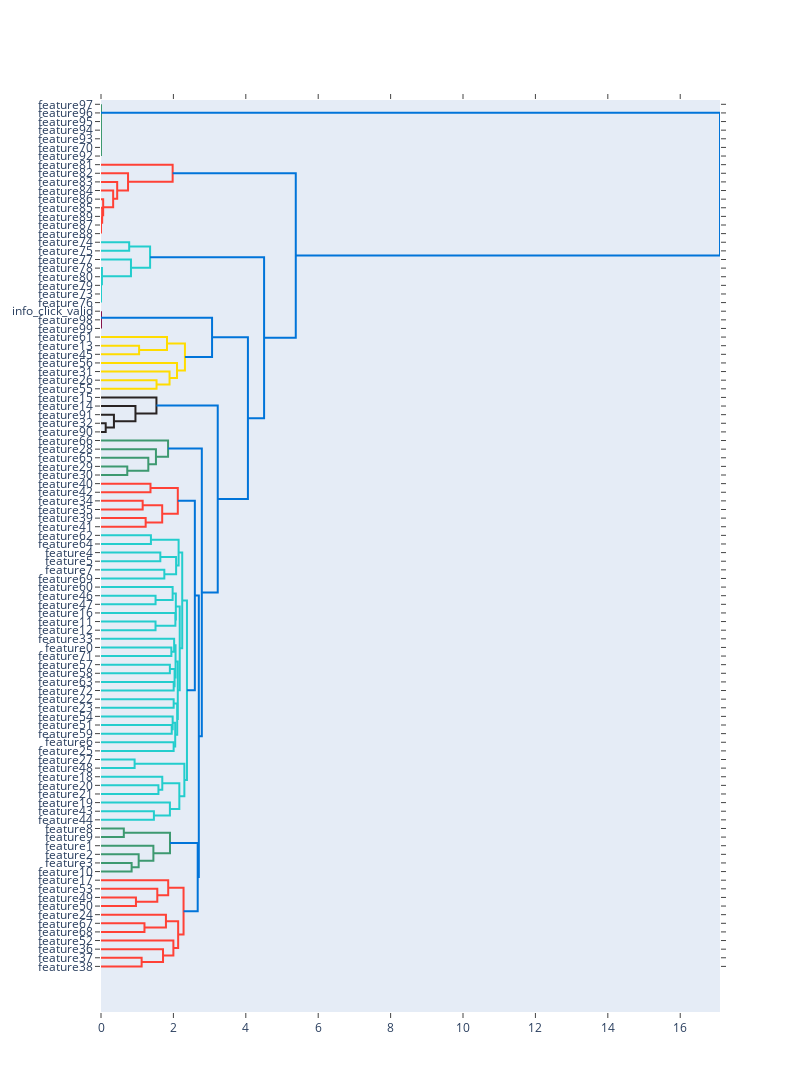

The cell this chart's notebook holds for it:
### Code cell
# plot interactive dendrogram

import plotly.figure_factory as ff

fig = ff.create_dendrogram(Z, orientation='left', labels=labels, color_threshold=2.5)
fig.update_layout(width=800, height=2000)
fig.show()
fig.write_html('img/dendrogram.html')

### Figure 1 — Plotly figure (JSON) as saved in the notebook; plotly's stock layout.template omitted (floating-point values rounded to 4 significant figures)
{"data": [{"hoverinfo": "text", "marker": {"color": "rgb(61,153,112)"}, "mode": "lines", "x": [0.0, 0.0, 0.0, 0.0], "xaxis": "x", "y": [-55.0, -55.0, -65.0, -65.0], "yaxis": "y", "type": "scatter"}, {"hoverinfo": "text", "marker": {"color": "rgb(61,153,112)"}, "mode": "lines", "x": [0.0, 0.0, 0.0, 0.0], "xaxis": "x", "y": [-45.0, -45.0, -60.0, -60.0], "yaxis": "y", "type": "scatter"}, {"hoverinfo": "text", "marker": {"color": "rgb(61,153,112)"}, "mode": "lines", "x": [0.0, 0.0, 0.0, 0.0], "xaxis": "x", "y": [-35.0, -35.0, -52.5, -52.5], "yaxis": "y", "type": "scatter"}, {"hoverinfo": "text", "marker": {"color": "rgb(61,153,112)"}, "mode": "lines", "x": [0.0, 0.0, 0.0, 0.0], "xaxis": "x", "y": [-25.0, -25.0, -43.75, -43.75], "yaxis": "y", "type": "scatter"}, {"hoverinfo": "text", "marker": {"color": "rgb(61,153,112)"}, "mode": "lines", "x": [0.0, 0.0, 0.0, 0.0], "xaxis": "x", "y": [-15.0, -15.0, -34.38, -34.38], "yaxis": "y", "type": "scatter"}, {"hoverinfo": "text", "marker": {"color": "rgb(61,153,112)"}, "mode": "lines", "x": [0.0, 0.0, 0.0, 0.0], "xaxis": "x", "y": [-5.0, -5.0, -24.69, -24.69], "yaxis": "y", "type": "scatter"}, {"hoverinfo": "text", "marker": {"color": "rgb(255,65,54)"}, "mode": "lines", "x": [0.0, 0.0, 0.0, 0.0], "xaxis": "x", "y": [-145.0, -145.0, -155.0, -155.0], "yaxis": "y", "type": "scatter"}, {"hoverinfo": "text", "marker": {"color": "rgb(255,65,54)"}, "mode": "lines", "x": [0.0, 0.0, 0.0, 0.0], "xaxis": "x", "y": [-135.0, -135.0, -150.0, -150.0], "yaxis": "y", "type": "scatter"}, {"hoverinfo": "text", "marker": {"color": "rgb(255,65,54)"}, "mode": "lines", "x": [0.0, 0.03242, 0.03242, 0.0], "xaxis": "x", "y": [-125.0, -125.0, -142.5, -142.5], "yaxis": "y", "type": "scatter"}, {"hoverinfo": "text", "marker": {"color": "rgb(255,65,54)"}, "mode": "lines", "x": [0.0, 0.05999, 0.05999, 0.03242], "xaxis": "x", "y": [-115.0, -115.0, -133.8, -133.8], "yaxis": "y", "type": "scatter"}, {"hoverinfo": "text", "marker": {"color": "rgb(255,65,54)"}, "mode": "lines", "x": [0.0, 0.3357, 0.3357, 0.05999], "xaxis": "x", "y": [-105.0, -105.0, -124.4, -124.4], "yaxis": "y", "type": "scatter"}, {"hoverinfo": "text", "marker": {"color": "rgb(255,65,54)"}, "mode": "lines", "x": [0.0, 0.447, 0.447, 0.3357], "xaxis": "x", "y": [-95.0, -95.0, -114.7, -114.7], "yaxis": "y", "type": "scatter"}, {"hoverinfo": "text", "marker": {"color": "rgb(255,65,54)"}, "mode": "lines", "x": [0.0, 0.747, 0.747, 0.447], "xaxis": "x", "y": [-85.0, -85.0, -104.8, -104.8], "yaxis": "y", "type": "scatter"}, {"hoverinfo": "text", "marker": {"color": "rgb(255,65,54)"}, "mode": "lines", "x": [0.0, 1.979, 1.979, 0.747], "xaxis": "x", "y": [-75.0, -75.0, -94.92, -94.92], "yaxis": "y", "type": "scatter"}, {"hoverinfo": "text", "marker": {"color": "rgb(35,205,205)"}, "mode": "lines", "x": [0.0, 0.7784, 0.7784, 0.0], "xaxis": "x", "y": [-165.0, -165.0, -175.0, -175.0], "yaxis": "y", "type": "scatter"}, {"hoverinfo": "text", "marker": {"color": "rgb(35,205,205)"}, "mode": "lines", "x": [0.0, 0.0, 0.0, 0.0], "xaxis": "x", "y": [-225.0, -225.0, -235.0, -235.0], "yaxis": "y", "type": "scatter"}, {"hoverinfo": "text", "marker": {"color": "rgb(35,205,205)"}, "mode": "lines", "x": [0.0, 0.0, 0.0, 0.0], "xaxis": "x", "y": [-215.0, -215.0, -230.0, -230.0], "yaxis": "y", "type": "scatter"}, {"hoverinfo": "text", "marker": {"color": "rgb(35,205,205)"}, "mode": "lines", "x": [0.0, 0.0, 0.0, 0.0], "xaxis": "x", "y": [-205.0, -205.0, -222.5, -222.5], "yaxis": "y", "type": "scatter"}, {"hoverinfo": "text", "marker": {"color": "rgb(35,205,205)"}, "mode": "lines", "x": [0.0, 0.02533, 0.02533, 0.0], "xaxis": "x", "y": [-195.0, -195.0, -213.8, -213.8], "yaxis": "y", "type": "scatter"}, {"hoverinfo": "text", "marker": {"color": "rgb(35,205,205)"}, "mode": "lines", "x": [0.0, 0.8279, 0.8279, 0.02533], "xaxis": "x", "y": [-185.0, -185.0, -204.4, -204.4], "yaxis": "y", "type": "scatter"}, {"hoverinfo": "text", "marker": {"color": "rgb(35,205,205)"}, "mode": "lines", "x": [0.7784, 1.356, 1.356, 0.8279], "xaxis": "x", "y": [-170.0, -170.0, -194.7, -194.7], "yaxis": "y", "type": "scatter"}, {"hoverinfo": "text", "marker": {"color": "rgb(133,20,75)"}, "mode": "lines", "x": [0.0, 0.0, 0.0, 0.0], "xaxis": "x", "y": [-255.0, -255.0, -265.0, -265.0], "yaxis": "y", "type": "scatter"}, {"hoverinfo": "text", "marker": {"color": "rgb(133,20,75)"}, "mode": "lines", "x": [0.0, 2.22e-16, 2.22e-16, 0.0], "xaxis": "x", "y": [-245.0, -245.0, -260.0, -260.0], "yaxis": "y", "type": "scatter"}, {"hoverinfo": "text", "marker": {"color": "rgb(255,220,0)"}, "mode": "lines", "x": [0.0, 1.052, 1.052, 0.0], "xaxis": "x", "y": [-285.0, -285.0, -295.0, -295.0], "yaxis": "y", "type": "scatter"}, {"hoverinfo": "text", "marker": {"color": "rgb(255,220,0)"}, "mode": "lines", "x": [0.0, 1.823, 1.823, 1.052], "xaxis": "x", "y": [-275.0, -275.0, -290.0, -290.0], "yaxis": "y", "type": "scatter"}, {"hoverinfo": "text", "marker": {"color": "rgb(255,220,0)"}, "mode": "lines", "x": [0.0, 1.534, 1.534, 0.0], "xaxis": "x", "y": [-325.0, -325.0, -335.0, -335.0], "yaxis": "y", "type": "scatter"}, {"hoverinfo": "text", "marker": {"color": "rgb(255,220,0)"}, "mode": "lines", "x": [0.0, 1.894, 1.894, 1.534], "xaxis": "x", "y": [-315.0, -315.0, -330.0, -330.0], "yaxis": "y", "type": "scatter"}, {"hoverinfo": "text", "marker": {"color": "rgb(255,220,0)"}, "mode": "lines", "x": [0.0, 2.1, 2.1, 1.894], "xaxis": "x", "y": [-305.0, -305.0, -322.5, -322.5], "yaxis": "y", "type": "scatter"}, {"hoverinfo": "text", "marker": {"color": "rgb(255,220,0)"}, "mode": "lines", "x": [1.823, 2.319, 2.319, 2.1], "xaxis": "x", "y": [-282.5, -282.5, -313.8, -313.8], "yaxis": "y", "type": "scatter"}, {"hoverinfo": "text", "marker": {"color": "rgb(0,116,217)"}, "mode": "lines", "x": [2.22e-16, 3.068, 3.068, 2.319], "xaxis": "x", "y": [-252.5, -252.5, -298.1, -298.1], "yaxis": "y", "type": "scatter"}, {"hoverinfo": "text", "marker": {"color": "rgb(40,35,35)"}, "mode": "lines", "x": [0.0, 0.1298, 0.1298, 0.0], "xaxis": "x", "y": [-375.0, -375.0, -385.0, -385.0], "yaxis": "y", "type": "scatter"}, {"hoverinfo": "text", "marker": {"color": "rgb(40,35,35)"}, "mode": "lines", "x": [0.0, 0.3572, 0.3572, 0.1298], "xaxis": "x", "y": [-365.0, -365.0, -380.0, -380.0], "yaxis": "y", "type": "scatter"}, {"hoverinfo": "text", "marker": {"color": "rgb(40,35,35)"}, "mode": "lines", "x": [0.0, 0.9518, 0.9518, 0.3572], "xaxis": "x", "y": [-355.0, -355.0, -372.5, -372.5], "yaxis": "y", "type": "scatter"}, {"hoverinfo": "text", "marker": {"color": "rgb(40,35,35)"}, "mode": "lines", "x": [0.0, 1.531, 1.531, 0.9518], "xaxis": "x", "y": [-345.0, -345.0, -363.8, -363.8], "yaxis": "y", "type": "scatter"}, {"hoverinfo": "text", "marker": {"color": "rgb(61,153,112)"}, "mode": "lines", "x": [0.0, 0.726, 0.726, 0.0], "xaxis": "x", "y": [-425.0, -425.0, -435.0, -435.0], "yaxis": "y", "type": "scatter"}, {"hoverinfo": "text", "marker": {"color": "rgb(61,153,112)"}, "mode": "lines", "x": [0.0, 1.307, 1.307, 0.726], "xaxis": "x", "y": [-415.0, -415.0, -430.0, -430.0], "yaxis": "y", "type": "scatter"}, {"hoverinfo": "text", "marker": {"color": "rgb(61,153,112)"}, "mode": "lines", "x": [0.0, 1.518, 1.518, 1.307], "xaxis": "x", "y": [-405.0, -405.0, -422.5, -422.5], "yaxis": "y", "type": "scatter"}, {"hoverinfo": "text", "marker": {"color": "rgb(61,153,112)"}, "mode": "lines", "x": [0.0, 1.853, 1.853, 1.518], "xaxis": "x", "y": [-395.0, -395.0, -413.8, -413.8], "yaxis": "y", "type": "scatter"}, {"hoverinfo": "text", "marker": {"color": "rgb(255,65,54)"}, "mode": "lines", "x": [0.0, 1.367, 1.367, 0.0], "xaxis": "x", "y": [-445.0, -445.0, -455.0, -455.0], "yaxis": "y", "type": "scatter"}, {"hoverinfo": "text", "marker": {"color": "rgb(255,65,54)"}, "mode": "lines", "x": [0.0, 1.151, 1.151, 0.0], "xaxis": "x", "y": [-465.0, -465.0, -475.0, -475.0], "yaxis": "y", "type": "scatter"}, {"hoverinfo": "text", "marker": {"color": "rgb(255,65,54)"}, "mode": "lines", "x": [0.0, 1.234, 1.234, 0.0], "xaxis": "x", "y": [-485.0, -485.0, -495.0, -495.0], "yaxis": "y", "type": "scatter"}, {"hoverinfo": "text", "marker": {"color": "rgb(255,65,54)"}, "mode": "lines", "x": [1.151, 1.69, 1.69, 1.234], "xaxis": "x", "y": [-470.0, -470.0, -490.0, -490.0], "yaxis": "y", "type": "scatter"}, {"hoverinfo": "text", "marker": {"color": "rgb(255,65,54)"}, "mode": "lines", "x": [1.367, 2.122, 2.122, 1.69], "xaxis": "x", "y": [-450.0, -450.0, -480.0, -480.0], "yaxis": "y", "type": "scatter"}, {"hoverinfo": "text", "marker": {"color": "rgb(35,205,205)"}, "mode": "lines", "x": [0.0, 1.379, 1.379, 0.0], "xaxis": "x", "y": [-505.0, -505.0, -515.0, -515.0], "yaxis": "y", "type": "scatter"}, {"hoverinfo": "text", "marker": {"color": "rgb(35,205,205)"}, "mode": "lines", "x": [0.0, 1.639, 1.639, 0.0], "xaxis": "x", "y": [-525.0, -525.0, -535.0, -535.0], "yaxis": "y", "type": "scatter"}, {"hoverinfo": "text", "marker": {"color": "rgb(35,205,205)"}, "mode": "lines", "x": [0.0, 1.75, 1.75, 0.0], "xaxis": "x", "y": [-545.0, -545.0, -555.0, -555.0], "yaxis": "y", "type": "scatter"}, {"hoverinfo": "text", "marker": {"color": "rgb(35,205,205)"}, "mode": "lines", "x": [1.639, 2.075, 2.075, 1.75], "xaxis": "x", "y": [-530.0, -530.0, -550.0, -550.0], "yaxis": "y", "type": "scatter"}, {"hoverinfo": "text", "marker": {"color": "rgb(35,205,205)"}, "mode": "lines", "x": [1.379, 2.144, 2.144, 2.075], "xaxis": "x", "y": [-510.0, -510.0, -540.0, -540.0], "yaxis": "y", "type": "scatter"}, {"hoverinfo": "text", "marker": {"color": "rgb(35,205,205)"}, "mode": "lines", "x": [0.0, 1.507, 1.507, 0.0], "xaxis": "x", "y": [-575.0, -575.0, -585.0, -585.0], "yaxis": "y", "type": "scatter"}, {"hoverinfo": "text", "marker": {"color": "rgb(35,205,205)"}, "mode": "lines", "x": [0.0, 1.979, 1.979, 1.507], "xaxis": "x", "y": [-565.0, -565.0, -580.0, -580.0], "yaxis": "y", "type": "scatter"}, {"hoverinfo": "text", "marker": {"color": "rgb(35,205,205)"}, "mode": "lines", "x": [0.0, 1.506, 1.506, 0.0], "xaxis": "x", "y": [-605.0, -605.0, -615.0, -615.0], "yaxis": "y", "type": "scatter"}, {"hoverinfo": "text", "marker": {"color": "rgb(35,205,205)"}, "mode": "lines", "x": [0.0, 2.055, 2.055, 1.506], "xaxis": "x", "y": [-595.0, -595.0, -610.0, -610.0], "yaxis": "y", "type": "scatter"}, {"hoverinfo": "text", "marker": {"color": "rgb(35,205,205)"}, "mode": "lines", "x": [1.979, 2.067, 2.067, 2.055], "xaxis": "x", "y": [-572.5, -572.5, -602.5, -602.5], "yaxis": "y", "type": "scatter"}, {"hoverinfo": "text", "marker": {"color": "rgb(35,205,205)"}, "mode": "lines", "x": [0.0, 1.943, 1.943, 0.0], "xaxis": "x", "y": [-635.0, -635.0, -645.0, -645.0], "yaxis": "y", "type": "scatter"}, {"hoverinfo": "text", "marker": {"color": "rgb(35,205,205)"}, "mode": "lines", "x": [0.0, 2.02, 2.02, 1.943], "xaxis": "x", "y": [-625.0, -625.0, -640.0, -640.0], "yaxis": "y", "type": "scatter"}, {"hoverinfo": "text", "marker": {"color": "rgb(35,205,205)"}, "mode": "lines", "x": [0.0, 1.902, 1.902, 0.0], "xaxis": "x", "y": [-655.0, -655.0, -665.0, -665.0], "yaxis": "y", "type": "scatter"}, {"hoverinfo": "text", "marker": {"color": "rgb(35,205,205)"}, "mode": "lines", "x": [0.0, 2.008, 2.008, 0.0], "xaxis": "x", "y": [-675.0, -675.0, -685.0, -685.0], "yaxis": "y", "type": "scatter"}, {"hoverinfo": "text", "marker": {"color": "rgb(35,205,205)"}, "mode": "lines", "x": [1.902, 2.033, 2.033, 2.008], "xaxis": "x", "y": [-660.0, -660.0, -680.0, -680.0], "yaxis": "y", "type": "scatter"}, {"hoverinfo": "text", "marker": {"color": "rgb(35,205,205)"}, "mode": "lines", "x": [2.02, 2.06, 2.06, 2.033], "xaxis": "x", "y": [-632.5, -632.5, -670.0, -670.0], "yaxis": "y", "type": "scatter"}, {"hoverinfo": "text", "marker": {"color": "rgb(35,205,205)"}, "mode": "lines", "x": [0.0, 2.008, 2.008, 0.0], "xaxis": "x", "y": [-695.0, -695.0, -705.0, -705.0], "yaxis": "y", "type": "scatter"}, {"hoverinfo": "text", "marker": {"color": "rgb(35,205,205)"}, "mode": "lines", "x": [0.0, 1.954, 1.954, 0.0], "xaxis": "x", "y": [-725.0, -725.0, -735.0, -735.0], "yaxis": "y", "type": "scatter"}, {"hoverinfo": "text", "marker": {"color": "rgb(35,205,205)"}, "mode": "lines", "x": [0.0, 1.98, 1.98, 1.954], "xaxis": "x", "y": [-715.0, -715.0, -730.0, -730.0], "yaxis": "y", "type": "scatter"}, {"hoverinfo": "text", "marker": {"color": "rgb(35,205,205)"}, "mode": "lines", "x": [0.0, 2.006, 2.006, 0.0], "xaxis": "x", "y": [-745.0, -745.0, -755.0, -755.0], "yaxis": "y", "type": "scatter"}, {"hoverinfo": "text", "marker": {"color": "rgb(35,205,205)"}, "mode": "lines", "x": [1.98, 2.05, 2.05, 2.006], "xaxis": "x", "y": [-722.5, -722.5, -750.0, -750.0], "yaxis": "y", "type": "scatter"}, {"hoverinfo": "text", "marker": {"color": "rgb(35,205,205)"}, "mode": "lines", "x": [2.008, 2.105, 2.105, 2.05], "xaxis": "x", "y": [-700.0, -700.0, -736.2, -736.2], "yaxis": "y", "type": "scatter"}, {"hoverinfo": "text", "marker": {"color": "rgb(35,205,205)"}, "mode": "lines", "x": [2.06, 2.121, 2.121, 2.105], "xaxis": "x", "y": [-651.2, -651.2, -718.1, -718.1], "yaxis": "y", "type": "scatter"}, {"hoverinfo": "text", "marker": {"color": "rgb(35,205,205)"}, "mode": "lines", "x": [2.067, 2.175, 2.175, 2.121], "xaxis": "x", "y": [-587.5, -587.5, -684.7, -684.7], "yaxis": "y", "type": "scatter"}, {"hoverinfo": "text", "marker": {"color": "rgb(35,205,205)"}, "mode": "lines", "x": [2.144, 2.244, 2.244, 2.175], "xaxis": "x", "y": [-525.0, -525.0, -636.1, -636.1], "yaxis": "y", "type": "scatter"}, {"hoverinfo": "text", "marker": {"color": "rgb(35,205,205)"}, "mode": "lines", "x": [0.0, 0.9284, 0.9284, 0.0], "xaxis": "x", "y": [-765.0, -765.0, -775.0, -775.0], "yaxis": "y", "type": "scatter"}, {"hoverinfo": "text", "marker": {"color": "rgb(35,205,205)"}, "mode": "lines", "x": [0.0, 1.586, 1.586, 0.0], "xaxis": "x", "y": [-795.0, -795.0, -805.0, -805.0], "yaxis": "y", "type": "scatter"}, {"hoverinfo": "text", "marker": {"color": "rgb(35,205,205)"}, "mode": "lines", "x": [0.0, 1.693, 1.693, 1.586], "xaxis": "x", "y": [-785.0, -785.0, -800.0, -800.0], "yaxis": "y", "type": "scatter"}, {"hoverinfo": "text", "marker": {"color": "rgb(35,205,205)"}, "mode": "lines", "x": [0.0, 1.461, 1.461, 0.0], "xaxis": "x", "y": [-825.0, -825.0, -835.0, -835.0], "yaxis": "y", "type": "scatter"}, {"hoverinfo": "text", "marker": {"color": "rgb(35,205,205)"}, "mode": "lines", "x": [0.0, 1.903, 1.903, 1.461], "xaxis": "x", "y": [-815.0, -815.0, -830.0, -830.0], "yaxis": "y", "type": "scatter"}, {"hoverinfo": "text", "marker": {"color": "rgb(35,205,205)"}, "mode": "lines", "x": [1.693, 2.164, 2.164, 1.903], "xaxis": "x", "y": [-792.5, -792.5, -822.5, -822.5], "yaxis": "y", "type": "scatter"}, {"hoverinfo": "text", "marker": {"color": "rgb(35,205,205)"}, "mode": "lines", "x": [0.9284, 2.303, 2.303, 2.164], "xaxis": "x", "y": [-770.0, -770.0, -807.5, -807.5], "yaxis": "y", "type": "scatter"}, {"hoverinfo": "text", "marker": {"color": "rgb(35,205,205)"}, "mode": "lines", "x": [2.244, 2.374, 2.374, 2.303], "xaxis": "x", "y": [-580.5, -580.5, -788.8, -788.8], "yaxis": "y", "type": "scatter"}, {"hoverinfo": "text", "marker": {"color": "rgb(0,116,217)"}, "mode": "lines", "x": [2.122, 2.592, 2.592, 2.374], "xaxis": "x", "y": [-465.0, -465.0, -684.6, -684.6], "yaxis": "y", "type": "scatter"}, {"hoverinfo": "text", "marker": {"color": "rgb(61,153,112)"}, "mode": "lines", "x": [0.0, 0.6304, 0.6304, 0.0], "xaxis": "x", "y": [-845.0, -845.0, -855.0, -855.0], "yaxis": "y", "type": "scatter"}, {"hoverinfo": "text", "marker": {"color": "rgb(61,153,112)"}, "mode": "lines", "x": [0.0, 0.8457, 0.8457, 0.0], "xaxis": "x", "y": [-885.0, -885.0, -895.0, -895.0], "yaxis": "y", "type": "scatter"}, {"hoverinfo": "text", "marker": {"color": "rgb(61,153,112)"}, "mode": "lines", "x": [0.0, 1.041, 1.041, 0.8457], "xaxis": "x", "y": [-875.0, -875.0, -890.0, -890.0], "yaxis": "y", "type": "scatter"}, {"hoverinfo": "text", "marker": {"color": "rgb(61,153,112)"}, "mode": "lines", "x": [0.0, 1.447, 1.447, 1.041], "xaxis": "x", "y": [-865.0, -865.0, -882.5, -882.5], "yaxis": "y", "type": "scatter"}, {"hoverinfo": "text", "marker": {"color": "rgb(61,153,112)"}, "mode": "lines", "x": [0.6304, 1.906, 1.906, 1.447], "xaxis": "x", "y": [-850.0, -850.0, -873.8, -873.8], "yaxis": "y", "type": "scatter"}, {"hoverinfo": "text", "marker": {"color": "rgb(255,65,54)"}, "mode": "lines", "x": [0.0, 0.9653, 0.9653, 0.0], "xaxis": "x", "y": [-925.0, -925.0, -935.0, -935.0], "yaxis": "y", "type": "scatter"}, {"hoverinfo": "text", "marker": {"color": "rgb(255,65,54)"}, "mode": "lines", "x": [0.0, 1.555, 1.555, 0.9653], "xaxis": "x", "y": [-915.0, -915.0, -930.0, -930.0], "yaxis": "y", "type": "scatter"}, {"hoverinfo": "text", "marker": {"color": "rgb(255,65,54)"}, "mode": "lines", "x": [0.0, 1.856, 1.856, 1.555], "xaxis": "x", "y": [-905.0, -905.0, -922.5, -922.5], "yaxis": "y", "type": "scatter"}, {"hoverinfo": "text", "marker": {"color": "rgb(255,65,54)"}, "mode": "lines", "x": [0.0, 1.201, 1.201, 0.0], "xaxis": "x", "y": [-955.0, -955.0, -965.0, -965.0], "yaxis": "y", "type": "scatter"}, {"hoverinfo": "text", "marker": {"color": "rgb(255,65,54)"}, "mode": "lines", "x": [0.0, 1.794, 1.794, 1.201], "xaxis": "x", "y": [-945.0, -945.0, -960.0, -960.0], "yaxis": "y", "type": "scatter"}, {"hoverinfo": "text", "marker": {"color": "rgb(255,65,54)"}, "mode": "lines", "x": [0.0, 1.123, 1.123, 0.0], "xaxis": "x", "y": [-995.0, -995.0, -1005.0, -1005.0], "yaxis": "y", "type": "scatter"}, {"hoverinfo": "text", "marker": {"color": "rgb(255,65,54)"}, "mode": "lines", "x": [0.0, 1.714, 1.714, 1.123], "xaxis": "x", "y": [-985.0, -985.0, -1000.0, -1000.0], "yaxis": "y", "type": "scatter"}, {"hoverinfo": "text", "marker": {"color": "rgb(255,65,54)"}, "mode": "lines", "x": [0.0, 1.999, 1.999, 1.714], "xaxis": "x", "y": [-975.0, -975.0, -992.5, -992.5], "yaxis": "y", "type": "scatter"}, {"hoverinfo": "text", "marker": {"color": "rgb(255,65,54)"}, "mode": "lines", "x": [1.794, 2.131, 2.131, 1.999], "xaxis": "x", "y": [-952.5, -952.5, -983.8, -983.8], "yaxis": "y", "type": "scatter"}, {"hoverinfo": "text", "marker": {"color": "rgb(255,65,54)"}, "mode": "lines", "x": [1.856, 2.281, 2.281, 2.131], "xaxis": "x", "y": [-913.8, -913.8, -968.1, -968.1], "yaxis": "y", "type": "scatter"}, {"hoverinfo": "text", "marker": {"color": "rgb(0,116,217)"}, "mode": "lines", "x": [1.906, 2.671, 2.671, 2.281], "xaxis": "x", "y": [-861.9, -861.9, -940.9, -940.9], "yaxis": "y", "type": "scatter"}, {"hoverinfo": "text", "marker": {"color": "rgb(0,116,217)"}, "mode": "lines", "x": [2.592, 2.702, 2.702, 2.671], "xaxis": "x", "y": [-574.8, -574.8, -901.4, -901.4], "yaxis": "y", "type": "scatter"}, {"hoverinfo": "text", "marker": {"color": "rgb(0,116,217)"}, "mode": "lines", "x": [1.853, 2.785, 2.785, 2.702], "xaxis": "x", "y": [-404.4, -404.4, -738.1, -738.1], "yaxis": "y", "type": "scatter"}, {"hoverinfo": "text", "marker": {"color": "rgb(0,116,217)"}, "mode": "lines", "x": [1.531, 3.225, 3.225, 2.785], "xaxis": "x", "y": [-354.4, -354.4, -571.2, -571.2], "yaxis": "y", "type": "scatter"}, {"hoverinfo": "text", "marker": {"color": "rgb(0,116,217)"}, "mode": "lines", "x": [3.068, 4.058, 4.058, 3.225], "xaxis": "x", "y": [-275.3, -275.3, -462.8, -462.8], "yaxis": "y", "type": "scatter"}, {"hoverinfo": "text", "marker": {"color": "rgb(0,116,217)"}, "mode": "lines", "x": [1.356, 4.505, 4.505, 4.058], "xaxis": "x", "y": [-182.3, -182.3, -369.1, -369.1], "yaxis": "y", "type": "scatter"}, {"hoverinfo": "text", "marker": {"color": "rgb(0,116,217)"}, "mode": "lines", "x": [1.979, 5.38, 5.38, 4.505], "xaxis": "x", "y": [-84.96, -84.96, -275.7, -275.7], "yaxis": "y", "type": "scatter"}, {"hoverinfo": "text", "marker": {"color": "rgb(0,116,217)"}, "mode": "lines", "x": [0.0, 17.1, 17.1, 5.38], "xaxis": "x", "y": [-14.84, -14.84, -180.3, -180.3], "yaxis": "y", "type": "scatter"}], "layout": {"autosize": false, "height": 2000, "hovermode": "closest", "showlegend": false, "width": 800, "xaxis": {"mirror": "allticks", "rangemode": "tozero", "showgrid": false, "showline": true, "showticklabels": true, "ticks": "outside", "type": "linear", "zeroline": false}, "yaxis": {"mirror": "allticks", "rangemode": "tozero", "showgrid": false, "showline": true, "showticklabels": true, "tickmode": "array", "ticks": "outside", "ticktext": ["feature97", "feature96", "feature95", "feature94", "feature93", "feature70", "feature92", "feature81", "feature82", "feature83", "feature84", "feature86", "feature85", "feature89", "feature87", "feature88", "feature74", "feature75", "feature77", "feature78", "feature80", "feature79", "feature73", "feature76", "info_click_valid", "feature98", "feature99", "feature61", "feature13", "feature45", "feature56", "feature31", "feature26", "feature55", "feature15", "feature14", "feature91", "feature32", "feature90", "feature66", "feature28", "feature65", "feature29", "feature30", "feature40", "feature42", "feature34", "feature35", "feature39", "feature41", "feature62", "feature64", "feature4", "feature5", "feature7", "feature69", "feature60", "feature46", "feature47", "feature16", "feature11", "feature12", "feature33", "feature0", "feature71", "feature57", "feature58", "feature63", "feature72", "feature22", "feature23", "feature54", "feature51", "feature59", "feature6", "feature25", "feature27", "feature48", "feature18", "feature20", "feature21", "feature19", "feature43", "feature44", "feature8", "feature9", "feature1", "feature2", "feature3", "feature10", "feature17", "feature53", "feature49", "feature50", "feature24", "feature67", "feature68", "feature52", "feature36", "feature37", "feature38"], "tickvals": [-5, -15, -25, -35, -45, -55, -65, -75, -85, -95, -105, -115, -125, -135, -145, -155, -165, -175, -185, -195, -205, -215, -225, -235, -245, -255, -265, -275, -285, -295, -305, -315, -325, -335, -345, -355, -365, -375, -385, -395, -405, -415, -425, -435, -445, -455, -465, -475, -485, -495, -505, -515, -525, -535, -545, -555, -565, -575, -585, -595, -605, -615, -625, -635, -645, -655, -665, -675, -685, -695, -705, -715, -725, -735, -745, -755, -765, -775, -785, -795, -805, -815, -825, -835, -845, -855, -865, -875, -885, -895, -905, -915, -925, -935, -945, -955, -965, -975, -985, -995, -1005], "type": "linear", "zeroline": false}}}
